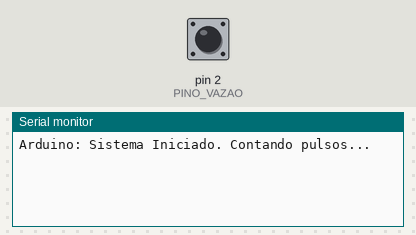
Recording of a sketch running on a simulated Arduino Uno, built with avr-gcc and run on an emulated ATmega328P. Parts: the last lines printed to the serial monitor. Inputs (shaded band) come from the test bench; at power-on: pin 2 (PINO_VAZAO) HIGH.

Above: at 1.2 s.
1.3 s: pin 2 (PINO_VAZAO) pulled LOW for 0.15 s
4.4 s: pin 2 (PINO_VAZAO) pulled LOW for 1 s
At 6.4 s:
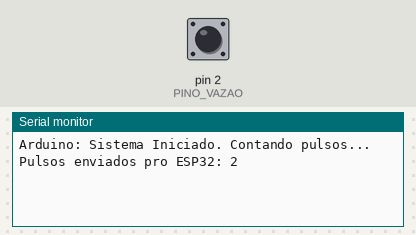
8.4 s: pin 2 (PINO_VAZAO) pulled LOW for 0.15 s
At 11.4 s:
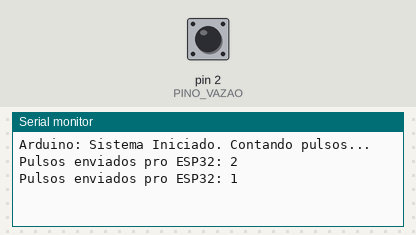

The sketch:

arduino.ino
```cpp
#include <SoftwareSerial.h>

// RX no 10 (não usado), TX no 11 (vai para o divisor de tensão e depois pro ESP32)
SoftwareSerial portaESP(10, 11);

const int PINO_VAZAO = 2; // Pino obrigatório para interrupção no Arduino Uno
volatile int contadorPulsos = 0;
unsigned long tempoAnterior = 0;
const unsigned long intervalo = 5000;

// Função de interrupção (conta os giros da ventoinha do sensor)
void contarPulsos() {
  contadorPulsos++;
}

void setup() {
  Serial.begin(115200);
  portaESP.begin(9600); // Canal de comunicação com o ESP32

  pinMode(PINO_VAZAO, INPUT_PULLUP); // PULLUP estabiliza o sinal de 5V
  attachInterrupt(digitalPinToInterrupt(PINO_VAZAO), contarPulsos, FALLING);

  Serial.println("Arduino: Sistema Iniciado. Contando pulsos...");
}

void loop() {
  unsigned long tempoAtual = millis();

  // Loop executa a cada 5 segundos
  if (tempoAtual - tempoAnterior >= intervalo) {
    tempoAnterior = tempoAtual;

    // Congela a interrupção rapidamente para ler com segurança
    detachInterrupt(digitalPinToInterrupt(PINO_VAZAO));
    int pulsosAtuais = contadorPulsos;
    contadorPulsos = 0;
    attachInterrupt(digitalPinToInterrupt(PINO_VAZAO), contarPulsos, FALLING);

    // Envia o RAW (Pulsos Brutos) para o ESP32 trabalhar
    portaESP.println(pulsosAtuais);

    // Log no notebook para você acompanhar
    Serial.print("Pulsos enviados pro ESP32: ");
    Serial.println(pulsosAtuais);
  }
}
```

Measured:
- after the input at 4.4 s, the serial monitor: prints a new line after 0.60 s (image 1)
- after the input at 8.4 s, the serial monitor: prints a new line after 1.6 s (image 2)
